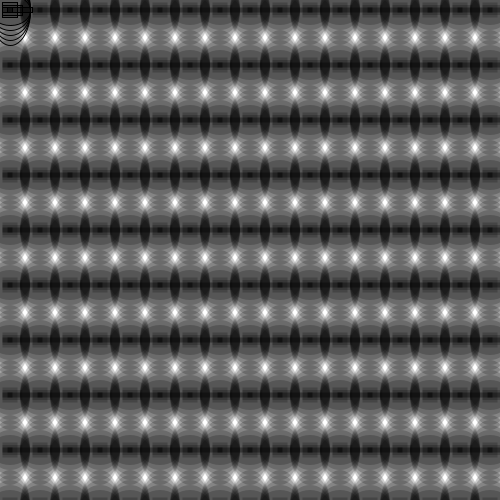
Frame 1 (no input)
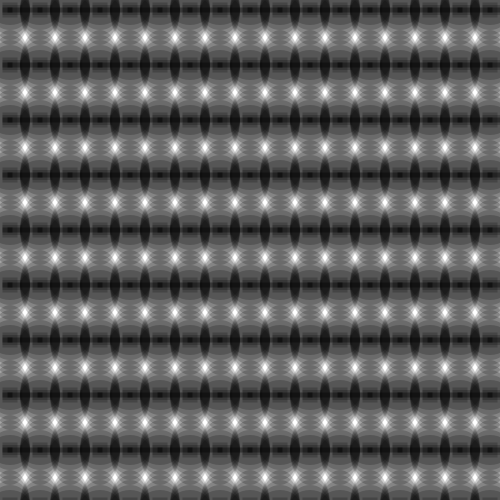
Frame 60 (the mouse pressed at the canvas centre just before this capture)
Frame 120 (the mouse held since frame 60 and released just before this capture): identical to frame 60, image omitted

The Processing sketch that drew these frames (run headless with seeded random() and noise(); from frame 60 on, the mouse is pressed at the canvas centre):

// Processing sketch: processing_28425
// ── processing_28425.pde

// *schwer* - Processing-Hausaufgabe 2 = For Schleifen - Pattern
// HTW Sommersemester 2011 - Creative Coding
// (c) Nicklas Luckwald

int abstand = 15;

//Grundeinstellungen der Szene
void setup(){
  size(500, 500);
  smooth();
  background(255);
}

//Auszuführende Befehle
void draw(){
  background(255);

//Die Schleife
  for(float y = 2.5; y <= height; y = y + abstand + 40){
    for(float x = 2.5; x <= width; x = x + abstand + 15){
      
//Inhalt der Schleife  
      fill(0, 50);
      rect(x+5, y+5, 5, 5);
      rect(x+5, y+5, 5, 5);
      rect(x+5, y+5, 5, 5);
      rect(x, y,15, 15);
      rect(x, y+2.5, 20, 10);
      rect(x, y+5, 30, 5);
      rect(x, y+5, 30, 5);
      ellipse(x+7.5, y+7.5, 40, 30);
      ellipse(x+7.5, y+7.5, 40, 40);
      ellipse(x+7.5, y+7.5, 40, 50);
      ellipse(x+7.5, y+7.5, 40, 60);
      ellipse(x+7.5, y+7.5, 40, 70);
      noStroke();
    }
  }

}
